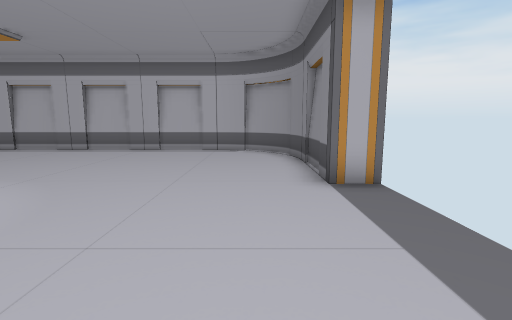
View 1 (above)

12 first-person views from a walk through a scene from a Unity 3-D project. The camera is 1.2 m above the floor, tilts 8° down and sees 85° across. The floor is counted in squares, 1 m on a side. Each view is taken from the middle of a square. On the plan, view 1 faces up. The plan holds only what a view shows up to about 13 squares ahead; the rest is blank. The player character is not drawn. Door leaves are left out, so doorways stand open.

View 2
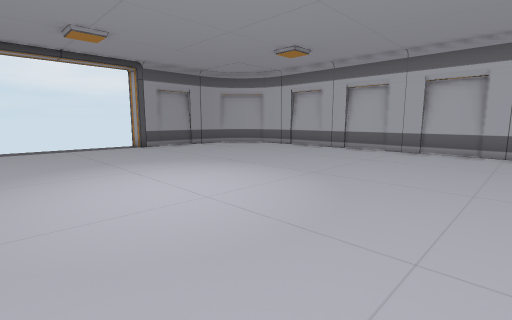

View 3
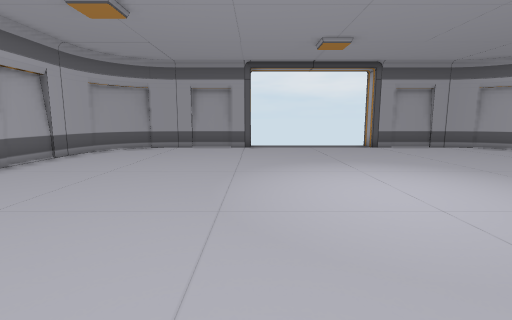

View 4
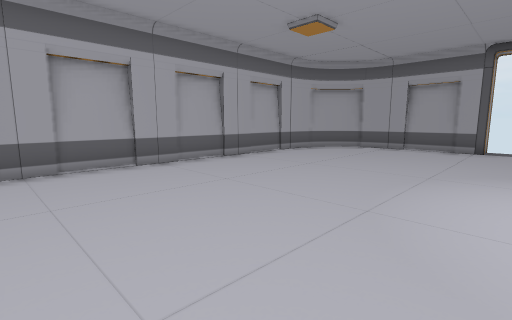

View 5
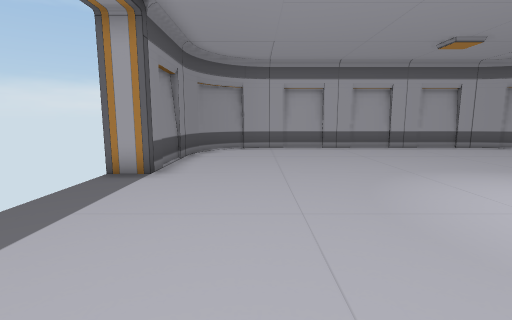

View 6
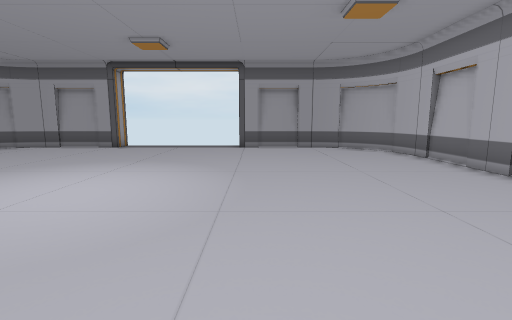

View 7
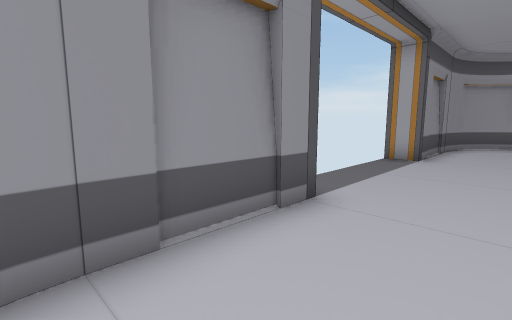

View 8
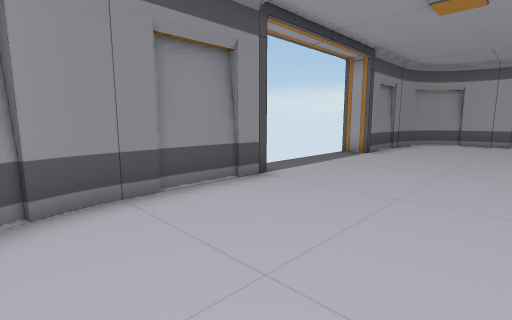

View 9
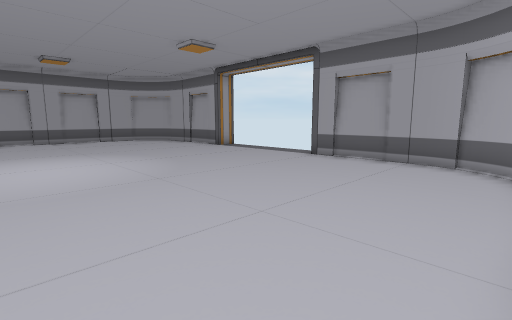

View 10
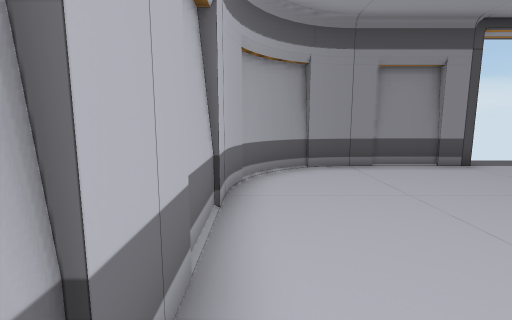

View 11
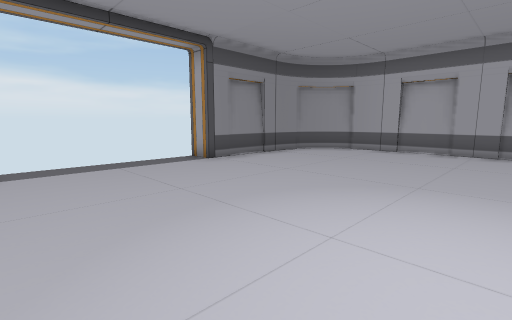

View 12
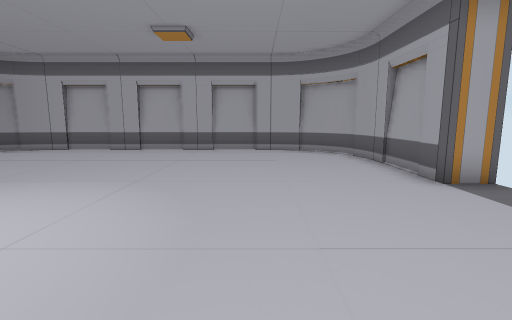

### Floor plan
Points are (right, up) in squares from view 1. A wall is a line through its corners. A room is listed if a view was taken in it or the views show most of it. See-through windows are left out.
Room 1 (views 1, 2, 3, 4, 5, 6, 7, 8, 9, 10, 11, 12)
walls: (1.4, 5.2) (1.4, 9); (-13.6, -0.3) (-13.6, -4); (-5.3, 11.7) (-7, 11.7); (-8.3, 11.7) (-10, 11.7); (1.4, 8.8) (1.3, 9.3); (-2.1, 11.7) (-4, 11.7); (1.3, 9.2) (1.1, 9.7); (-13.5, 9.3) (-13.6, 8.8); (-1.1, 11.5) (-11.1, 11.5) (-11.8, 11.3) (-12.4, 11) (-13.1, 10.4) (-13.5, 9.6); (1.2, 9.7) (1, 10.1); (-11, 11.5) (-11.5, 11.4); (-0.4, 11.2) (-0.8, 11.4) (-1.3, 11.5); (1.1, 10) (0.7, 10.6); (-13.4, 9.7) (-13.6, 9) (-13.6, 5.2); (0.8, 10.4) (0.2, 11) (-0.5, 11.4); (0.4, 10.8) (-0.1, 11.2); (-13.6, -3.8) (-13.5, -4.3); (-12.9, 10.6) (-13.3, 10.1); (-12.2, 11.2) (-12.6, 10.9); (1.3, -4.3) (1.4, -3.9); (-13.5, -4.2) (-13.3, -4.7); (1.1, -4.8) (1.4, -4) (1.4, -0.3); (-1.3, -6.5) (-0.8, -6.4); (-13.5, -4.6) (-13.1, -5.4) (-12.5, -5.9); (-0.9, -6.4) (-0.4, -6.3); (-11.1, -6.6) (-1.1, -6.6); (-11.8, -6.2) (-11.4, -6.4); (-11.5, -6.4) (-11, -6.5); (-0.5, -6.4) (0, -6.2); (0.7, -5.6) (1.1, -5.1); (-13.3, -5.1) (-12.9, -5.6); (-0.1, -6.2) (0.4, -5.8); (0.4, -5.9) (0.9, -5.4) (1.2, -4.7); (-12.7, -5.8) (-12.2, -6.1) (-11.8, -6.4)
ways out: open door at (-14, 2.5); open door at (2, 2.5)

Where each view was taken, in squares from view 1:
view 1: 0 up, 0 right, facing up
view 2: 0 up, 1 left, facing up-left
view 3: 0 up, 1 left, facing left
view 4: 1 up, 1 left, facing down-left
view 5: 6 up, 1 left, facing down
view 6: 6 up, 1 left, facing left
view 7: 9 up, 1 left, facing down-right
view 8: 10 up, 3 left, facing down-right
view 9: 11 up, 5 left, facing down-left
view 10: 11 up, 6 left, facing right
view 11: 5 up, 6 left, facing down-right
view 12: 5 up, 10 left, facing down
